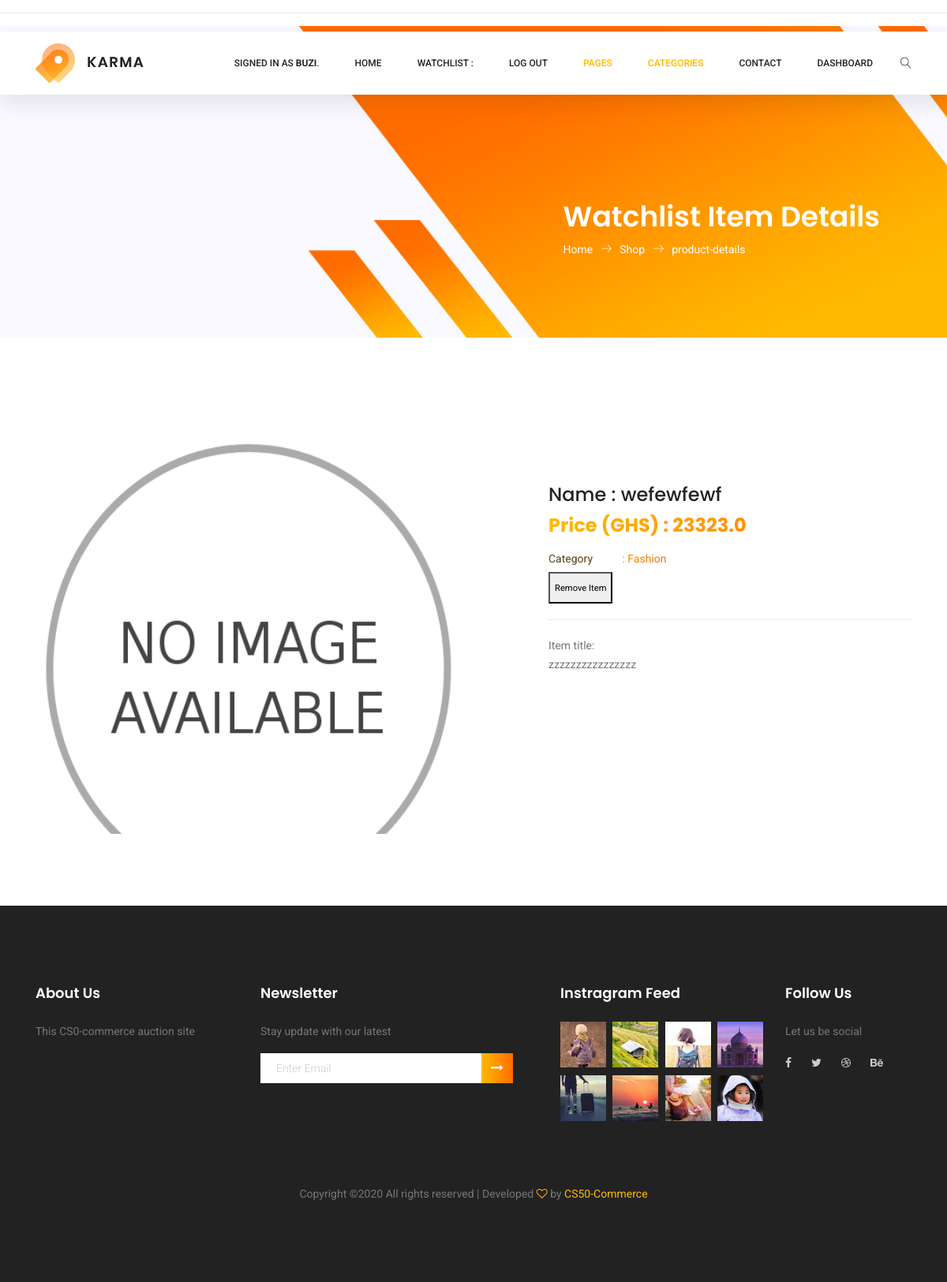
Screenshot of /watchview/2 (signed in) with the database file from the repository.
### auctions/models.py (models this page shows, shortened)
class User(AbstractUser):
    pass

class Watchlist(models.Model):
    date_created = models.DateTimeField(null=False, blank=False, auto_now=True)
    is_deleted = models.BooleanField(default=False)
    notes = models.CharField(max_length=256)
    auctionbw = models.ForeignKey('Auction', null=True, on_delete=models.CASCADE, blank=True,related_name="auctionbw")
    userw = models.ForeignKey('User', on_delete=models.CASCADE,null=True, blank=True,related_name="userw")

class Auction(models.Model):
    item_name = models.CharField(max_length=128)
    item_title = models.CharField(max_length=128)
    item_bid_price = models.FloatField(max_length=128)
    item_bid_initial = models.FloatField(max_length=128,null=True)
    item_description = models.CharField(max_length=256)
    item_category = models.CharField(max_length=128)
    item_image_url = models.FileField(upload_to='images/', null=True, verbose_name="")
    date_created = models.DateField(null=False, blank=False, auto_now=True)
    is_deleted = models.BooleanField(default=False)
    is_sold = models.BooleanField(default=False)
    user = models.ForeignKey(User, on_delete=models.CASCADE, blank=True,related_name="user")

### auctions/views.py (the view)
# urls.py: path("watchview/<int:watchlist_id>", views.singlewatchlistview, name="singlewatchlistview"),
@login_required(login_url="login")
def singlewatchlistview(request,watchlist_id):
    user_id = request.session["user_id"]
    users = User.objects.get(id=user_id)
    usersinglewatchlist = Watchlist.objects.get(id=watchlist_id,is_deleted=False)
    viewAuctionForUser = usersinglewatchlist
    return render(request, "auctions/viewwatchlist.html", {
        "usersinglewatchlist": viewAuctionForUser,
    })

### auctions/templates/auctions/viewwatchlist.html (shortened to what this page needs)
{% extends "auctions/layout.html" %}
{% block body %}
<section class="banner-area organic-breadcrumb">
    <div class="container">
        <div class="breadcrumb-banner d-flex flex-wrap align-items-center justify-content-end">
            <div class="col-first">
                <h1>Watchlist Item Details</h1>
                <nav class="d-flex align-items-center">
                    <a href="#">Home<span class="lnr lnr-arrow-right"></span></a>
                    <a href="#">Shop<span class="lnr lnr-arrow-right"></span></a>
                    <a href="#">product-details</a>
                </nav>
            </div>
        </div>
    </div>
</section>
<div class="product_image_area">
    <div class="container">
        <div class="row s_product_inner">
            <div class="col-lg-6">
                <div class="s_Product_carousel">
                    {% if not usersinglewatchlist.auctionbw.item_image_url %}
                    <div class="single-prd-item">
                        <img width="555" height="600"  src="static/img/noimage.png" alt="NO-IMAGE-AVAILABLE"/>
                    </div>
                    {% endif %}
                </div>
            </div>
            <div class="col-lg-5 offset-lg-1">
                <div class="s_product_text">
                    <h3>Name : {{usersinglewatchlist.auctionbw.item_name}} </h3>
                    <h2>Price (GHS) : {{usersinglewatchlist.auctionbw.item_bid_price}}</h2>
                    <ul class="list">
                        <li><a class="active" href="#"><span>Category</span> : {{usersinglewatchlist.auctionbw.item_category}}</a></li>
                        <form action="{% url 'removewatchlistitem' usersinglewatchlist.id %}" method="post">
                           <div class="card_area d-flex align-items-center">
                               <button onclick="return(confirm('Are you sure, you want remove item?\nClick cancel to stop action!'))" style="height: 40px;" class="success-btn" type="submit"><small>Remove Item</small>
                            </button>
                           </div>
                       </form>
                    </ul>
                    <p>
                        Item title: <br/>
                        {{usersinglewatchlist.auctionbw.item_title}}
                    </p>
                    <br/>
                </div>
            </div>
        </div>
    </div>
</div>
{% endblock %}

### auctions/templates/auctions/layout.html (shortened to what this page needs)
{% load static %}
<!DOCTYPE html>
<html lang="en">
    <head>
    <link rel="stylesheet" href="{% static 'css/linearicons.css' %}">
	<link rel="stylesheet" href="{% static 'css/owl.carousel.css' %}">
	<link rel="stylesheet" href="{% static 'css/themify-icons.css' %}">
	<link rel="stylesheet" href="{% static 'css/font-awesome.min.css' %}">
	<link rel="stylesheet" href="{% static 'css/nice-select.css' %}">
	<link rel="stylesheet" href="{% static 'css/nouislider.min.css' %}">
	<link rel="stylesheet" href="{% static 'css/bootstrap.css' %}">
    <link rel="stylesheet" href="{% static 'css/main.css' %}">
    </head>
    <body>
        <header class="header_area sticky-header">
            <div class="main_menu">
                <nav class="navbar navbar-expand-lg navbar-light main_box">
                    <div class="container">
                        <a class="navbar-brand logo_h" href="index.html"><img src="img/logo.png" alt=""></a>
                        <div class="collapse navbar-collapse offset" id="navbarSupportedContent">
                            <ul class="nav navbar-nav menu_nav ml-auto">
                                <li class="nav-item">
                                    <a class="nav-link" href="#">
                                        {% if user.is_authenticated %}
                                        Signed in as <strong>{{ user.username }}</strong>.
                                    {% else %}
                                        Not signed in
                                    {% endif %}
                                    </a>
                                </li>
                                <li class="nav-item">
                                    <a class="nav-link" href="{% url 'index' %}">Home</a>
                                </li>
                                {% if user.is_authenticated %}
                                <li class="nav-item">
                                    <a class="nav-link" href="{% url 'viewuserswatchlist' %}">Watchlist : <b> {{request.session.countUsersWatchList}}</b> </a>
                                </li>
                                {% endif %}
                                {% if user.is_authenticated %}
                                <li class="nav-item">
                                    <a class="nav-link" href="{% url 'logout' %}">Log Out</a>
                                </li>
                            {% endif %}
                                <li class="nav-item submenu dropdown active">
                                    <a href="#" class="nav-link dropdown-toggle" data-toggle="dropdown" role="button" aria-haspopup="true"
                                     aria-expanded="false">Pages</a>
                                </li>
                                <li class="nav-item submenu dropdown active">
                                    <a href="#" class="nav-link dropdown-toggle" data-toggle="dropdown" role="button" aria-haspopup="true"
                                     aria-expanded="false">Categories</a>
                                </li>
                                <li class="nav-item"><a class="nav-link" href="#">Contact</a></li>
                                <li class="nav-item"><a class="nav-link" href="#">Dashboard</a></li>
                            </ul>
                            <ul class="nav navbar-nav navbar-right">
                                <li class="nav-item">
                                    <button class="search"><span class="lnr lnr-magnifier" id="search"></span></button>
                                </li>
                            </ul>
                        </div>
                    </div>
                </nav>
            </div>
        </header>
        <hr>
        {% block body %}
        {% endblock %}
<footer class="footer-area section_gap">
    <div class="container">
        <div class="row">
            <div class="col-lg-3  col-md-6 col-sm-6">
                <div class="single-footer-widget">
                    <h6>About Us</h6>
                    <p>
                       This CS0-commerce auction site
                    </p>
                </div>
            </div>
            <div class="col-lg-4  col-md-6 col-sm-6">
                <div class="single-footer-widget">
                    <h6>Newsletter</h6>
                    <p>Stay update with our latest</p>
                    <div class="" id="mc_embed_signup">
                        <form target="_blank" novalidate="true" action="#"
                         method="get" class="form-inline">
                            <div class="d-flex flex-row">
                                <input class="form-control" name="EMAIL" placeholder="Enter Email" onfocus="this.placeholder = ''" onblur="this.placeholder = 'Enter Email '"
                                 required="" type="email">
                                <button class="click-btn btn btn-default"><i class="fa fa-long-arrow-right" aria-hidden="true"></i></button>
                            </div>
                        </form>
                    </div>
                </div>
            </div>
            <div class="col-lg-3  col-md-6 col-sm-6">
                <div class="single-footer-widget mail-chimp">
                    <h6 class="mb-20">Instragram Feed</h6>
                    <ul class="instafeed d-flex flex-wrap">
                        <li><img src="static/img/i1.jpg" alt=""></li>
                        <li><img src="static/img/i2.jpg" alt=""></li>
                        <li><img src="static/img/i3.jpg" alt=""></li>
                        <li><img src="static/img/i4.jpg" alt=""></li>
                        <li><img src="static/img/i5.jpg" alt=""></li>
                        <li><img src="static/img/i6.jpg" alt=""></li>
                        <li><img src="static/img/i7.jpg" alt=""></li>
                        <li><img src="static/img/i8.jpg" alt=""></li>
                    </ul>
                </div>
            </div>
            <div class="col-lg-2 col-md-6 col-sm-6">
                <div class="single-footer-widget">
                    <h6>Follow Us</h6>
                    <p>Let us be social</p>
                    <div class="footer-social d-flex align-items-center">
                        <a href="#"><i class="fa fa-facebook"></i></a>
                        <a href="#"><i class="fa fa-twitter"></i></a>
                        <a href="#"><i class="fa fa-dribbble"></i></a>
                        <a href="#"><i class="fa fa-behance"></i></a>
                    </div>
                </div>
            </div>
        </div>
        <div class="footer-bottom d-flex justify-content-center align-items-center flex-wrap">
            <p class="footer-text m-0">
Copyright &copy;<script>document.write(new Date().getFullYear());</script> All rights reserved | Developed <i class="fa fa-heart-o" aria-hidden="true"></i> by <a href="#" target="_blank">CS50-Commerce</a>
</p>
        </div>
    </div>
</footer>
    </body>
</html>

### rows the page displays
User: username "BUZI"
Watchlist: auctionbw.item_name "wefewfewf", auctionbw.item_bid_price "23323.0", auctionbw.item_category "Fashion", auctionbw.item_title "zzzzzzzzzzzzzzzz"
